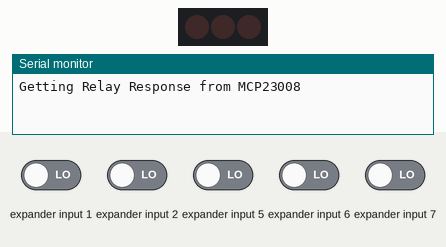
Bench run of a sketch on a simulated Arduino Uno, built with avr-gcc and run on an emulated ATmega328P. Parts: 3 port-expander outputs drawn as a row of LEDs (first output left, lit = HIGH), the last lines printed to the serial monitor. Wiring (inferred from the names in the program): MCP23008 port expander at I2C address 0x20. Wiring (inferred from the signals the program sends): row of LEDs: on Q0, Q3, Q4. The inputs (shaded band) are chosen by the test bench; at power-on: expander input 1, expander input 2, expander input 5–7 LOW.

Above: at 0.3 s.
At 3.1 s:
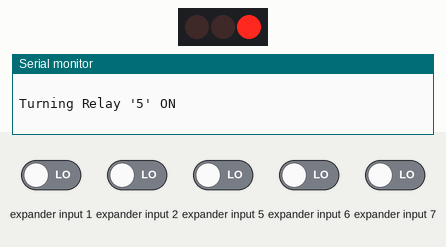
Timing chart, 0 to 5.2 s (numbered marks = the images above):
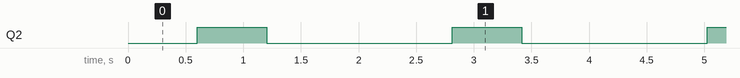

The sketch:

MCP23008_Example.ino
```cpp
/**************************************************************************/
/*
        Distributed with a free-will license.
        Use it any way you want, profit or free, provided it fits in the licenses of its associated works.
        MCP23008
        This code is designed to work with the MCP23008_I2CR8G5LE_10A_D I2C Mini Module available from ControlEverything.com.
        https://shop.controleverything.com/products/8-channel-relay-controller-i2c#tabs-0-product_tabset-2
*/
/**************************************************************************/

#include <Wire.h>
#include <MCP23008.h>

MCP23008 mcp;

void setup(void)
{
    Serial.begin(9600);
    mcp.begin();

    // The address can be changed making the option of connecting multiple devices
    mcp.getAddr_MCP23008(MCP23008_DEFAULT_ADDRESS);             // 0x20
    // mcp.getAddr_MCP23008(MCP23008_ADDRESS_A2A1A0_001);       // 0x21
    // mcp.getAddr_MCP23008(MCP23008_ADDRESS_A2A1A0_010);       // 0x22
    // mcp.getAddr_MCP23008(MCP23008_ADDRESS_A2A1A0_011);       // 0x23
    // mcp.getAddr_MCP23008(MCP23008_ADDRESS_A2A1A0_100);       // 0x24
    // mcp.getAddr_MCP23008(MCP23008_ADDRESS_A2A1A0_101);       // 0x25
    // mcp.getAddr_MCP23008(MCP23008_ADDRESS_A2A1A0_110);       // 0x26
    // mcp.getAddr_MCP23008(MCP23008_ADDRESS_A2A1A0_111);       // 0x27


    // The I/O Pin Direction and Mode of the Corresponding Pin
    // can be changed via the following function

    mcp.pinMode(4, OUTPUT);         // Pin 0 and Output Mode
}

void loop(void)
{
    byte error;
    int8_t address;

    address = mcp.mcp_i2cAddress;
    // The i2c_scanner uses the return value of
    // the Write.endTransmisstion to see if
    // a device did acknowledge to the address.
    Wire.beginTransmission(address);
    error = Wire.endTransmission();
    if (error == 0)
    {
        uint8_t result;

        Serial.println("Getting Relay Response from MCP23008");
        Serial.println(" ");
        delay(500);
        mcp.digitalWrite(4, HIGH);
        Serial.println("Turning Relay '5' ON");
        Serial.println(" ");
        delay(500);
        mcp.digitalWrite(4, LOW);
        Serial.println("Turning Relay '5' OFF");
        Serial.println(" ");
        Serial.println("        ***************************        ");
        Serial.println(" ");
    }
    else
    {
        Serial.println("MCP23008 Disconnected!");
        Serial.println(" ");
        Serial.println("        ************        ");
        Serial.println(" ");
    }

    delay(1000);
}
```

Measured:
- by itself, Q2: alternates HIGH for 0.60 s and LOW for 1.6 s
